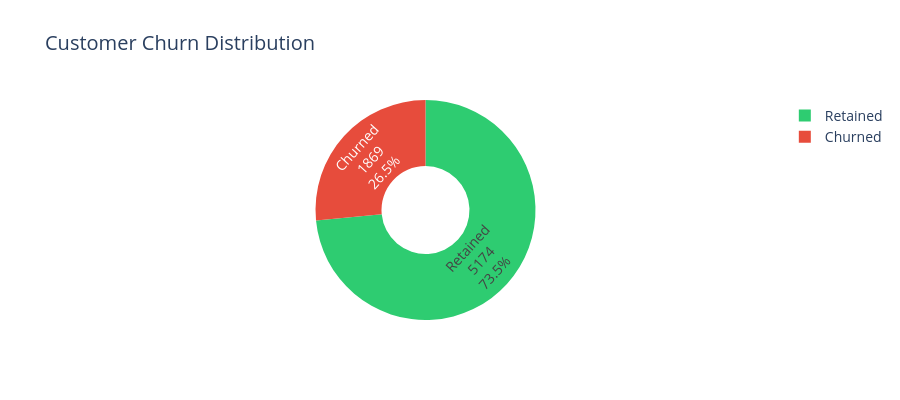

Here is the notebook cell this chart was saved with:
### Code cell
# Visualization 1: Overall Churn Distribution
churn_counts = df["Churn"].value_counts()
fig = px.pie(
    values=churn_counts.values, 
    names=["Retained", "Churned"],
    title="Customer Churn Distribution",
    color=churn_counts.index,
    color_discrete_map={"No": "#2ecc71", "Yes": "#e74c3c"},
    hole=0.4
)
fig.update_traces(textposition='inside', textinfo='percent+label+value')
fig.update_layout(
    font=dict(size=14),
    showlegend=True,
    height=400
)
fig.show()
print(f"Churn Rate: {churn_rate:.2f}% ({churned_customers:,} of {total_customers:,} customers)")

### Figure 1 — Plotly figure (JSON) as saved in the notebook; plotly's stock layout.template omitted (floating-point values rounded to 4 significant figures)
{"data": [{"customdata": [["No"], ["Yes"]], "domain": {"x": [0, 1], "y": [0, 1]}, "hole": 0.4, "hovertemplate": "label=%{label}<br>value=%{value}<br>color=%{customdata[0]}<extra></extra>", "labels": ["Retained", "Churned"], "legendgroup": "", "marker": {"colors": ["#2ecc71", "#e74c3c"]}, "name": "", "showlegend": true, "textinfo": "percent+label+value", "textposition": "inside", "type": "pie", "values": [5174, 1869]}], "layout": {"font": {"size": 14}, "height": 400, "legend": {"tracegroupgap": 0}, "showlegend": true, "title": {"text": "Customer Churn Distribution"}}}
